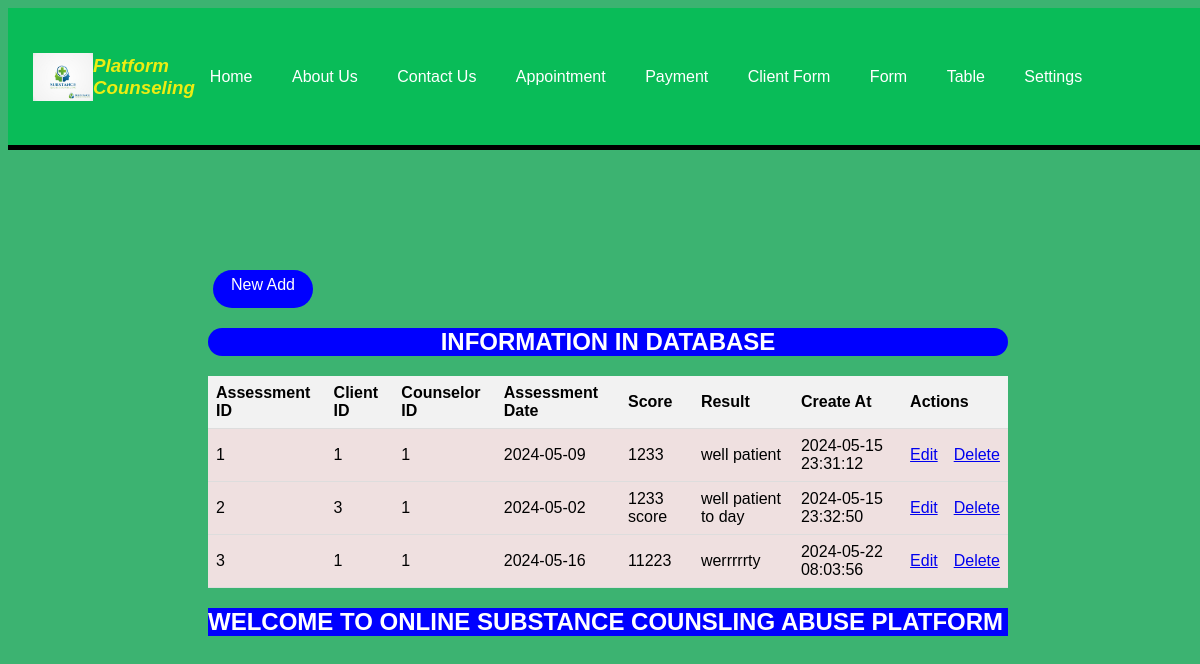
/assessmentview.php, run on the app's committed database.
### tables this page shows
CREATE TABLE `assessments` (
  `assessment_id` int(11) NOT NULL,
  `client_id` int(11) NOT NULL,
  `counselor_id` int(11) NOT NULL,
  `assessmentDate` varchar(50) NOT NULL,
  `score` varchar(100) NOT NULL,
  `result` varchar(100) DEFAULT NULL,
  `createAt` datetime DEFAULT current_timestamp()
);

### assessmentview.php (the view, shortened to what this page needs)
<!DOCTYPE html>
<html lang="en">
<head>
  <link rel="stylesheet" href="counselorview.css">
</head>
<body>
<header>
    <div class="header">
        <img class="logo" src="logo.jpg" alt="Logo">
        <h3 class="tu"><i>Platform <br> Counseling  </i></h3>
        <ul class="navigation">
          <li><a href="home.php">Home</a></li>
            <li><a href="aboutus.php">About Us</a></li>
            <li><a href="contactus.html">Contact Us</a></li>
            <li><a href="appointment.php">Appointment</a></li>
            <li><a href="payment.php">Payment</a></li>
            <li> <a href="clients.php">Client Form</a></li>
            <li class="dropdown">
              <a href="#">Form</a>
            </li>
            <li class="dropdown">
            <a href="#">Table</a>
          </li>
            <li class="dropdown">
          <a href="#">Settings</a>
        </li>
        </ul>
    </div>
        <br>
     </div></li></ul></div></header>
<br><br><br><br>
  <div class="container">
    <a href='/counselingplatform/assessment.php' class="add">New Add</a> <br>
    <div class="text-center">
      <center><h2 class="list">INFORMATION IN DATABASE</h2></center>
      <table class="table">
        <thead class="thead-light">
          <tr>
            <th> Assessment ID</th>
            <th>Client ID </th>
            <th>Counselor ID </th>
            <th>Assessment Date</th>
            <th>Score</th>
            <th>Result</th>
            <th>Create At</th>
            <th colspan="2">Actions</th>
          </tr>
        </thead>
        <tbody>
          <?php
         include "dbconnection.php";
          $sql = "SELECT * FROM assessments";
          $result = $connection->query($sql);
          while ($row = $result->fetch_assoc()) {
            echo "
              <tr>
                <td>{$row['assessment_id']}</td>
                <td>{$row['client_id']}</td>
                <td>{$row['counselor_id']}</td>
                <td>{$row['assessmentDate']}</td>
                <td>{$row['score']}</td>
                <td>{$row['result']}</td>
                <td>{$row['createAt']}</td>
                <td>
                  <a href='/counselingplatform/assessmentedd.php?assessment_id={$row['assessment_id']}' class='btn btn-primary'>Edit</a>
                </td>
                <td>
                  <a href='/counselingplatform/assessmentdelete.php?assessment_id={$row['assessment_id']}' class='btn btn-danger'>Delete</a>
                </td>
              </tr>
            ";
          }
          ?>
        </tbody>
      </table>
    </div>
    <h2><marquee class="bu">WELCOME TO ONLINE SUBSTANCE COUNSLING ABUSE PLATFORM</marquee></h2>
  </div>
</body>
</html>

### counselorview.css (style rules this page uses)
body { font-family: Arial, sans-serif; background: url(logo2.png) no-repeat; background-position: center; background-size: cover; min-height: 100vh; width: 100%; background-color: #5858ee; }
h2 { margin-top: 20px; margin-bottom: 20px; }
table { width: 100%; border-collapse: collapse; }
th, td { padding: 8px; text-align: left; border-bottom: 1px solid #ddd; }
th { background-color: #f2f2f2; }
.add { margin-left: 5px; margin-top: 10px; background-color: blue; color: white; width: 100px; border-radius: 25px; height: 38px; display: inline-block; text-decoration: none; text-align: center; line-height: 30px; }
.list { width:auto 100%; background-Color:blue; color:white; border-radius: 30px; font-weight:bold; text-align:center; }
.container { max-width: 800px; margin: 0 auto; padding: 20px; }
.tu { color: rgb(237, 237, 18); }
center h2 { text-align:center; }
table { background-color: rgb(239, 224, 224); }

### assessmentview.php (style rules this page uses)
body { font-family: Arial, sans-serif; margin: 10; padding: 10; background-color: MediumSeaGreen; }
.navigation a:link { color: white; background-color:none; padding: 5px; margin: 5px; border-radius: 15px; }
.header { display: flex; justify-content: space-between; align-items: center; padding: 28px 25px; background-color: rgb(9, 188, 88); border-bottom: 5px solid black; }
.logo { width: 60px; height: auto; }
.navigation { list-style-type: none; margin: 0; padding: 0; text-align:none; flex-grow: 2; }
.navigation li { display: inline-block; margin-right: 5px; padding: 5px; }
.navigation li:last-child { margin-right: 0; }
.navigation li a { text-decoration: none; color: #333; }
.container { max-width: 800px; margin: 0 auto; padding: 20px; }
.tu { color: rgb(237, 237, 18); }
.bu { background-color:blue; color:white; }

### data on the page
assessments: assessment_id "1", client "1", counselor "1", assessmentDate "2024-05-09", score "1233", result "well patient", createAt "2024-05-15 23:31:12"
assessments: assessment_id "2", client "3", counselor "1", assessmentDate "2024-05-02", score "1233 score", result "well patient to day", createAt "2024-05-15 23:32:50"
assessments: assessment_id "3", client "1", counselor "1", assessmentDate "2024-05-16", score "11223", result "werrrrrty", createAt "2024-05-22 08:03:56"
